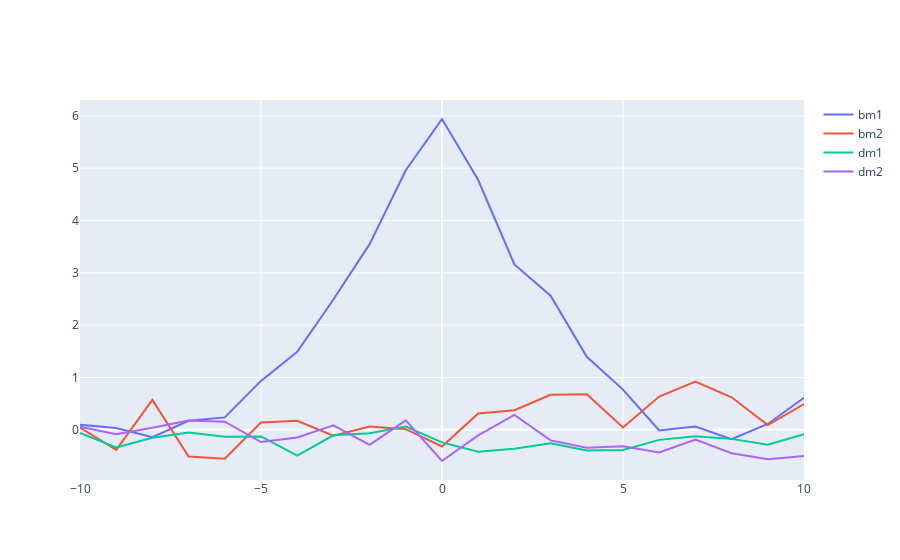

Here is the notebook cell this chart was saved with:
### Code cell
layout = go.Layout(title='bull vs bear market', xaxis=dict(title='Days'), yaxis=dict(title='average return'))
fig = go.Figure()
for groups in final_data.groupby('market_condition'):
    group_name = groups[0]
    group_data  = groups[1]
    trace = go.Scatter(x = list(range(-10,11)),y = group_data.iloc[:,3:24].mean(),name = group_name)
    fig.add_trace(trace)
# fig.update_layout(layout = layout
fig

### Figure 1 — Plotly figure (JSON) as saved in the notebook; plotly's stock layout.template omitted (floating-point values rounded to 4 significant figures)
{"data": [{"name": "bm1", "type": "scatter", "x": [-10, -9, -8, -7, -6, -5, -4, -3, -2, -1, 0, 1, 2, 3, 4, 5, 6, 7, 8, 9, 10], "y": [0.09882, 0.03373, -0.1405, 0.1736, 0.2367, 0.9353, 1.491, 2.491, 3.549, 4.961, 5.941, 4.773, 3.161, 2.563, 1.396, 0.7678, -0.0115, 0.06417, -0.1801, 0.112, 0.6127]}, {"name": "bm2", "type": "scatter", "x": [-10, -9, -8, -7, -6, -5, -4, -3, -2, -1, 0, 1, 2, 3, 4, 5, 6, 7, 8, 9, 10], "y": [0.04124, -0.385, 0.5728, -0.51, -0.5516, 0.1377, 0.1738, -0.1122, 0.06346, 0.0125, -0.3191, 0.3103, 0.3751, 0.6679, 0.6804, 0.04462, 0.6358, 0.9209, 0.6207, 0.09091, 0.4922]}, {"name": "dm1", "type": "scatter", "x": [-10, -9, -8, -7, -6, -5, -4, -3, -2, -1, 0, 1, 2, 3, 4, 5, 6, 7, 8, 9, 10], "y": [-0.0592, -0.3379, -0.1531, -0.04963, -0.134, -0.1264, -0.4914, -0.1053, -0.0654, 0.06351, -0.2405, -0.4189, -0.3602, -0.2566, -0.3961, -0.3876, -0.1926, -0.1252, -0.1734, -0.2845, -0.0823]}, {"name": "dm2", "type": "scatter", "x": [-10, -9, -8, -7, -6, -5, -4, -3, -2, -1, 0, 1, 2, 3, 4, 5, 6, 7, 8, 9, 10], "y": [0.05827, -0.08597, 0.0372, 0.1793, 0.1547, -0.2332, -0.1482, 0.08432, -0.2859, 0.1803, -0.5964, -0.1053, 0.2847, -0.2025, -0.3412, -0.3131, -0.4335, -0.1854, -0.4469, -0.5642, -0.4985]}], "layout": {}}
